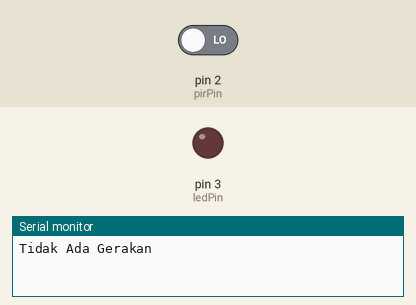
Simulated run of this sketch. Board: Arduino Uno, built with avr-gcc and run on an emulated ATmega328P. Shown: output pins drawn as LEDs (lit = HIGH), the last lines printed to the serial monitor. The inputs (shaded band) are chosen by the test bench; at power-on: pin 2 (pirPin) LOW.

Above: at 2.2 s.
2.3 s: pin 2 (pirPin) driven HIGH
At 5.7 s:
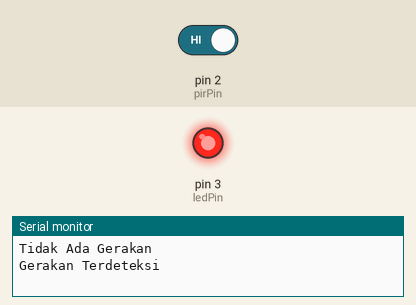
6.5 s: pin 2 (pirPin) driven LOW
At 7.3 s:
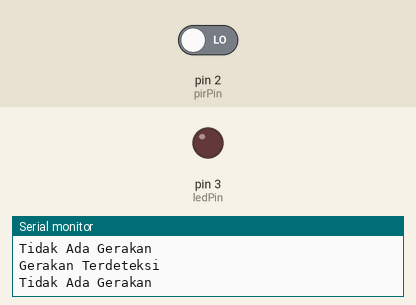
Timing chart, 0 to 9.5 s (numbered marks = the images above; inputs shaded):
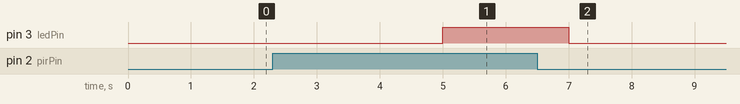

The sketch:

pengenalan-sensor-pir.ino
```cpp
#define pirPin 2
#define ledPin 3
int statusPir = LOW;
int m;

void setup() {
  // put your setup code here, to run once:
  pinMode(pirPin, INPUT);
  pinMode(ledPin, OUTPUT);
  Serial.begin(9600);
  delay(1000);
}

void loop() {
  // put your main code here, to run repeatedly:
  m = digitalRead(pirPin);
  if (m == HIGH){
    delay(2000);
    digitalWrite(ledPin, HIGH);

    Serial.println("Gerakan Terdeteksi");
    statusPir = HIGH;
  }
  else {
    digitalWrite(ledPin, LOW);
    Serial.println("Tidak Ada Gerakan");
    statusPir = LOW;
  }
  delay(2000);
}
```

Measured:
- after the input at 2.3 s, pin 3 (ledPin): LOW → HIGH after 2.7 s
- after the input at 6.5 s, pin 3 (ledPin): HIGH → LOW after 0.50 s
